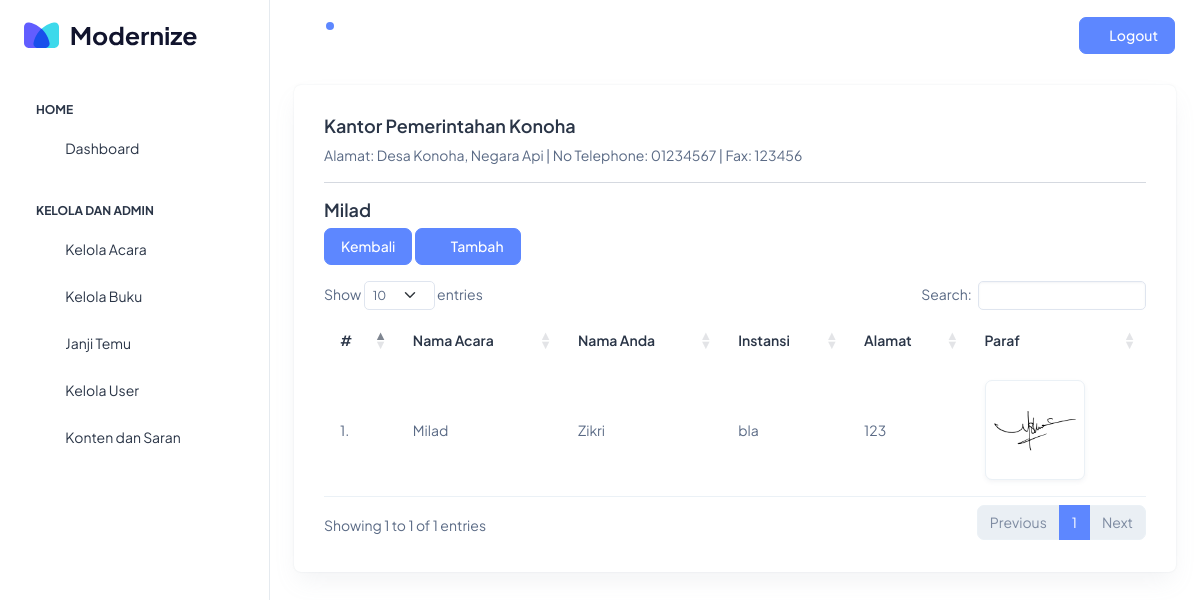
The app's page /tamu/isiAcara/Milad with its own data.
### tables this page shows
CREATE TABLE `konten` (
  `id` int(11) NOT NULL,
  `nama_kantor` varchar(100) NOT NULL,
  `alamat_kantor` varchar(100) NOT NULL,
  `no_hp` varchar(100) NOT NULL,
  `fax` varchar(100) NOT NULL,
  `tentang` text NOT NULL,
  `about` text NOT NULL
);

CREATE TABLE `tamu_acara` (
  `id` int(11) NOT NULL,
  `acara` varchar(100) NOT NULL,
  `nama_tamu` varchar(100) NOT NULL,
  `instansi` varchar(100) NOT NULL,
  `alamat` varchar(255) NOT NULL,
  `paraf` varchar(100) NOT NULL DEFAULT 'default.jpg',
  `date_created` timestamp NOT NULL DEFAULT current_timestamp(),
  `email` varchar(100) NOT NULL
);

### application/controllers/Tamu.php (called while the page is built, shortened)
<?php
class Tamu extends CI_Controller
{
  public function __construct()
  {
    $this->load->model('Bukutamu_model');
    $this->load->model('Janji_model');
    $this->load->model('Acara_model');
    $this->load->model('Konten_model');
    $this->load->model('Saran_model');
    $this->load->model('Tamuacara_model');
  }
  public function isiAcara($nama_acara)
  {
    $data['konten'] = $this->Konten_model->getById(1);
    $data['user'] = $this->db->get_where('user', ['email' => $this->session->userdata('email')])->row_array();
    $data['acara'] = $this->Tamuacara_model->get();
    $data['nama_acara'] = $nama_acara;
    $this->load->view('layout/header', $data);
    $this->load->view('tamu/isiAcaraTamu', $data);
    $this->load->view('layout/footer');
  }
}

### index.php (called while the page is built, shortened)
<?php
require_once BASEPATH.'core/CodeIgniter.php';

### application/models/Konten_model.php (called while the page is built, shortened)
<?php
class Konten_model extends CI_Model
{
  public $table = 'konten';
  public $id = 'konten.id';
  public function getById($id)
  {
    $this->db->from($this->table);
    $this->db->where($this->id, $id);
    $query = $this->db->get();
    return $query->row_array();
  }
}

### application/models/Tamuacara_model.php (called while the page is built, shortened)
<?php
class Tamuacara_model extends CI_Model
{
  public $table = 'tamu_acara';
  public function get()
  {
    $this->db->from($this->table);
    $query = $this->db->get();
    return $query->result_array();
  }
}

### application/views/tamu/isiAcaraTamu.php (the view, shortened to what this page needs)
<div class="container-fluid">
    <div class="card">
        <div class="card-body">
            <h5 class="card-title fw-semibold mb-2">
                <?= $konten['nama_kantor'] ?>
            </h5>
            <p class="mb-3">
                Alamat:
                <?= $konten['alamat_kantor'] ?> |
                No Telephone:
                <?= $konten['no_hp'] ?> |
                Fax:
                <?= $konten['fax'] ?>
            </p>
            <hr>
            <h6 class="card-title fw-semibold mb-2">
                <h6 class="card-title fw-semibold mb-2">
                    <?= htmlspecialchars(urldecode($nama_acara)); ?>
                </h6>
            </h6>
            <a href="<?= base_url('tamu/acara') ?>" class="btn btn-primary">Kembali</a>
            <button class="btn btn-primary" data-bs-toggle="modal" data-bs-target="#modalTambah"><i
                    class="ti ti-plus me-2"></i>Tambah</button>
            <div class="table-responsive mt-3">
                <table class="table text-nowrap mb-3 align-middle" id="bukutamu">
                    <thead class="text-dark fs-4">
                        <tr>
                            <th class="border-bottom-0">
                                <h6 class="fw-semibold mb-0">#</h6>
                            </th>
                            <th class="border-bottom-0">
                                <h6 class="fw-semibold mb-0">Nama Acara</h6>
                            </th>
                            <th class="border-bottom-0">
                                <h6 class="fw-semibold mb-0">Nama Anda</h6>
                            </th>
                            <th class="border-bottom-0">
                                <h6 class="fw-semibold mb-0">Instansi</h6>
                            </th>
                            <th class="border-bottom-0">
                                <h6 class="fw-semibold mb-0">Alamat</h6>
                            </th>
                            <th class="border-bottom-0">
                                <h6 class="fw-semibold mb-0">Paraf</h6>
                            </th>
                        </tr>
                    </thead>
                    <tbody>
                        <?php $i = 1; ?>
                        <?php foreach ($acara as $us): ?>
                            <?php if ($us['acara'] == $nama_acara): ?>
                                <tr>
                                    <td>
                                        <?= $i; ?>.
                                    </td>
                                    <td>
                                        <?= $us['acara']; ?>
                                    </td>
                                    <td>
                                        <?= $us['nama_tamu']; ?>
                                    </td>
                                    <td>
                                        <?= $us['instansi']; ?>
                                    </td>
                                    <td>
                                        <?= $us['alamat']; ?>
                                    </td>
                                    <td>
                                        <img src="<?= base_url('paraf/') . $us['paraf']; ?>" alt="Gambar Paraf"
                                            class="img-thumbnail" style="width:100px;">
                                    </td>
                                </tr>
                                <?php $i++; ?>
                            <?php endif; ?>
                        <?php endforeach; ?>
                    </tbody>
                </table>
            </div>
        </div>
    </div>

### records on screen
konten: nama_kantor "Kantor Pemerintahan Konoha", alamat_kantor "Desa Konoha, Negara Api", no_hp "01234567", fax "123456"
tamu_acara: acara "Milad", nama_tamu "Zikri", instansi "bla", alamat "123", paraf (placeholder picture)

### other values on screen
urldecode($nama_acara) "Milad"
